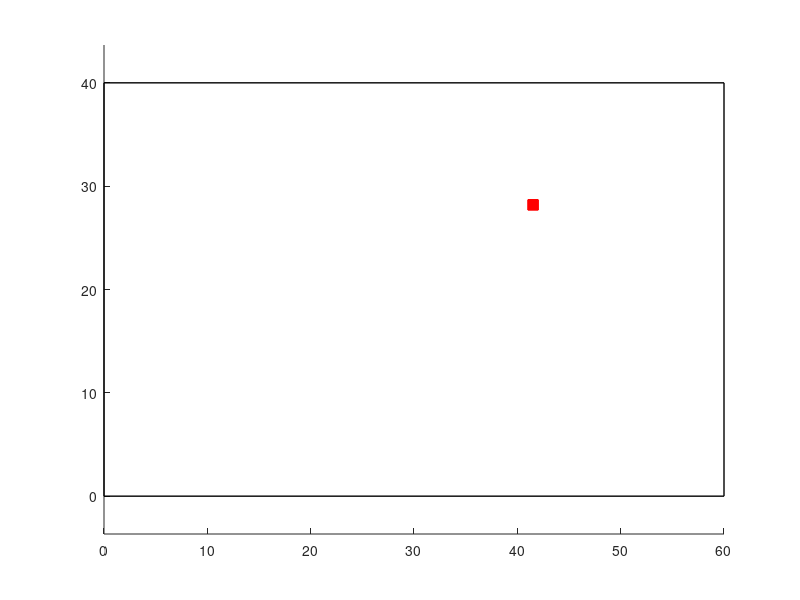

Source code (MATLAB): (Note: this script raises an error after producing the figure.)
% lab 6 
% ćwiczenie 2 - wersja 2 - z odbiciami

clear all; close all; clc;

% wymiary pomieszczenia
sizeX = 60; sizeY = 40;
rectangle('Position', [0 0 sizeX sizeY], 'EdgeColor', 'black', 'LineWidth', 1);
hold on;
axis equal;

% współrzędne nadajników
uwb = [5.5, 5.5, 5.5; % x
       4.5, 20,  34]; % y

% współrzędne odbiorników
odb = [54,   54,   54,   54;    % x
       10.5, 16.5, 24.5, 30.5]; % y

% pasywny obiekt, który blokuje część z możliwych dróg propagacji
uwb_idx = randi(length(uwb(1,:)));
odb_idx = randi(length(odb(1,:)));
t = rand();
obj_x = (1 - t) * uwb(1, uwb_idx) + t * odb(1, odb_idx);
obj_y = (1 - t) * uwb(2, uwb_idx) + t * odb(2, odb_idx);
rectangle('Position', [obj_x obj_y 1 1], 'EdgeColor', 'red', 'FaceColor', 'red', 'LineWidth', 1);

% indeksy zablokowanych dróg propagacji
% 0 - następuje propagacja, 1 - propagacja zablokowana
blocked_path = zeros([length(uwb(1,:)), length(odb(1,:)), 5]);

for i=1:length(uwb(1,:))
    for j=1:length(odb(1,:))
        plot(uwb(1, i), uwb(2, i), 'O', 'Color', 'blue');
        plot(odb(1, j), odb(2, j), 'O', 'Color', 'blue');
        hold on;

        res = wektorsektor(uwb(1, i), uwb(2,i), odb(1,j), odb(2,j), obj_x, obj_y, 1, 1);
        if res == 1 || res == 0
            line([uwb(1,i) odb(1,j)], [uwb(2,i) odb(2,j)], 'Color', 'red', 'LineWidth', 2);
            blocked_path(i, j, 1) = 1;
        else
            line([uwb(1,i) odb(1,j)], [uwb(2,i) odb(2,j)], 'Color', 'green', 'LineWidth', 0.5);
        end

        % odbicie względem górnej ściany
        cross_point_y = sizeY;
        cross_point_x = cross_x(uwb(1,i), odb(1,j), (2*sizeY - uwb(2,i)), odb(2,j), cross_point_y);
        blocked_path(i, j, 2) = ray_tracing(uwb(1,i), uwb(2,i), odb(1,j), odb(2,j), obj_x, obj_y, cross_point_x, cross_point_y);
        
        % odbicie względem dolnej ściany
        cross_point_y = 0;
        cross_point_x = cross_x(uwb(1,i), odb(1,j), -uwb(2,i), odb(2,j), cross_point_y);
        blocked_path(i, j, 3) = ray_tracing(uwb(1,i), uwb(2,i), odb(1,j), odb(2,j), obj_x, obj_y, cross_point_x, cross_point_y);

        % odbicie względem lewej ściany
        cross_point_x = 0;
        cross_point_y = cross_y((-uwb(1,i)), odb(1,j), uwb(2,i), odb(2,j), cross_point_x);
        blocked_path(i, j, 4) = ray_tracing(uwb(1,i), uwb(2,i), odb(1,j), odb(2,j), obj_x, obj_y, cross_point_x, cross_point_y);

        % odbicie względem prawej ściany
        cross_point_x = sizeX;
        cross_point_y = cross_y((2*sizeX - uwb(1,i)), odb(1,j), uwb(2,i), odb(2,j), cross_point_x);
        blocked_path(i, j, 5) = ray_tracing(uwb(1,i), uwb(2,i), odb(1,j), odb(2,j), obj_x, obj_y, cross_point_x, cross_point_y);
    end
end

for obj_x_v2=1:sizeX
    for obj_y_v2=1:sizeY
        blocked_path_v2 = zeros([length(uwb(1,:)), length(odb(1,:)), 5]);
        for i=1:length(uwb(1,:))
            for j=1:length(odb(1,:))
                res = wektorsektor(uwb(1,i), uwb(2,i), odb(1,j), odb(2,j), obj_x_v2, obj_y_v2, 1, 1);
                if res == 1 || res == 0
                    blocked_path_v2(i, j, 1) = 1;
                end
                % odbicie względem górnej ściany
                cross_point_y = sizeY;
                cross_point_x = cross_x(uwb(1,i), odb(1,j), (2*sizeY - uwb(2,i)), odb(2,j), cross_point_y);
                blocked_path_v2(i, j, 2) = ray_tracing_v2(uwb(1,i), uwb(2,i), odb(1,j), odb(2,j), obj_x, obj_y, cross_point_x, cross_point_y);
        
                % odbicie względem dolnej ściany
                cross_point_y = 0;
                cross_point_x = cross_x(uwb(1,i), odb(1,j), -uwb(2,i), odb(2,j), cross_point_y);
                blocked_path_v2(i, j, 3) = ray_tracing_v2(uwb(1,i), uwb(2,i), odb(1,j), odb(2,j), obj_x, obj_y, cross_point_x, cross_point_y);

                % odbicie względem lewej ściany
                cross_point_x = 0;
                cross_point_y = cross_y((-uwb(1,i)), odb(1,j), uwb(2,i), odb(2,j), cross_point_x);
                blocked_path_v2(i, j, 4) = ray_tracing_v2(uwb(1,i), uwb(2,i), odb(1,j), odb(2,j), obj_x, obj_y, cross_point_x, cross_point_y);

                % odbicie względem prawej ściany
                cross_point_x = sizeX;
                cross_point_y = cross_y((2*sizeX - uwb(1,i)), odb(1,j), uwb(2,i), odb(2,j), cross_point_x);
                blocked_path_v2(i, j, 5) = ray_tracing_v2(uwb(1,i), uwb(2,i), odb(1,j), odb(2,j), obj_x, obj_y, cross_point_x, cross_point_y);
            end
        end
        if isequal(blocked_path, blocked_path_v2)
            rectangle('Position', [obj_x_v2 obj_y_v2 1 1], 'EdgeColor', 'yellow', 'LineWidth', 1);
        end
    end
end

function cross_point_x = cross_x(xa, xb, ya, yb, yc)
    cross_point_x = ((xa - xb)/(ya - yb)) * (yc - ya) + xa;
end

function cross_point_y = cross_y(xa, xb, ya, yb, xc)
    cross_point_y = ((ya - yb)/(xa - xb)) * (xc - xa) + ya;
end

function blocked_path = ray_tracing(uwb_x, uwb_y, odb_x, odb_y, obj_x, obj_y, cross_point_x, cross_point_y)
    res1 = wektorsektor(uwb_x, uwb_y, cross_point_x, cross_point_y, obj_x, obj_y, 1, 1);
    if res1 == 1 || res1 == 0
        line([uwb_x cross_point_x], [uwb_y cross_point_y], 'Color', 'red', 'LineWidth', 2);
        line([cross_point_x odb_x], [cross_point_y odb_y], 'Color', 'red', 'LineWidth', 2);
        blocked_path = 1;
    else
        res2 = wektorsektor(cross_point_x, cross_point_y, odb_x, odb_y, obj_x, obj_y, 1, 1);
        if res2 == 1 || res2 == 0
            line([uwb_x cross_point_x], [uwb_y cross_point_y], 'Color', 'red', 'LineWidth', 2);
            line([cross_point_x odb_x], [cross_point_y odb_y], 'Color', 'red', 'LineWidth', 2);
            blocked_path = 1;
        else
            line([uwb_x cross_point_x], [uwb_y cross_point_y], 'Color', 'green', 'LineWidth', 0.5);
            line([cross_point_x odb_x], [cross_point_y odb_y], 'Color', 'green', 'LineWidth', 0.5);
            blocked_path = 0;
        end
    end
end

function blocked_path_v2 = ray_tracing_v2(uwb_x, uwb_y, odb_x, odb_y, obj_x, obj_y, cross_point_x, cross_point_y)
    res1 = wektorsektor(uwb_x, uwb_y, cross_point_x, cross_point_y, obj_x, obj_y, 1, 1);
    if res1 == 1 || res1 == 0
        blocked_path_v2 = 1;
    else
        res2 = wektorsektor(cross_point_x, cross_point_y, odb_x, odb_y, obj_x, obj_y, 1, 1);
        if res2 == 1 || res2 == 0
            blocked_path_v2 = 1;
        else
            blocked_path_v2 = 0;
        end
    end
end